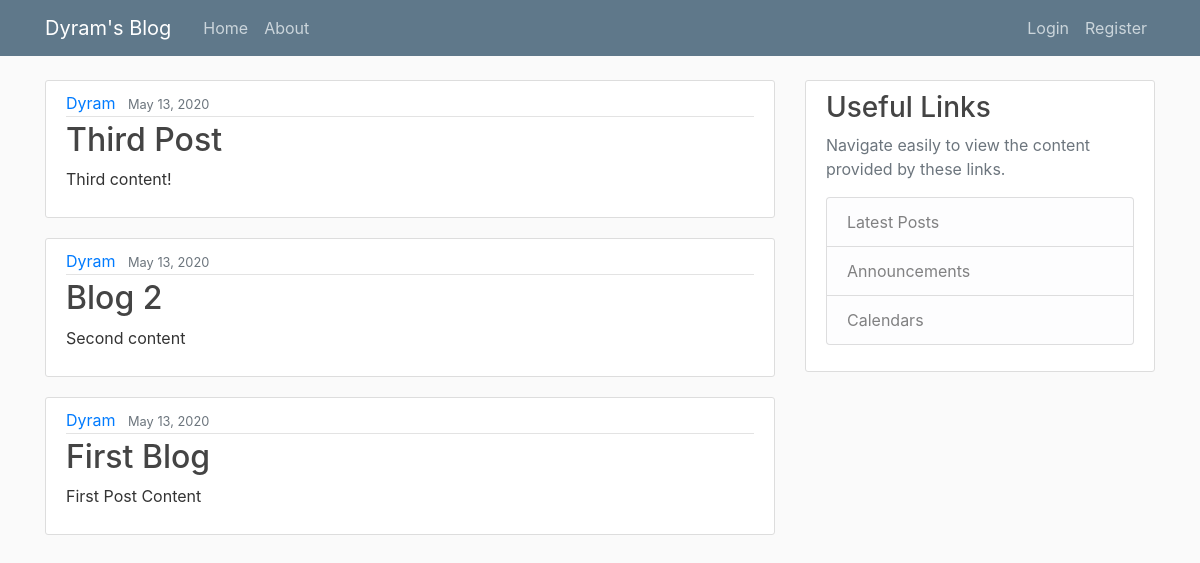
The app's page /, older data.
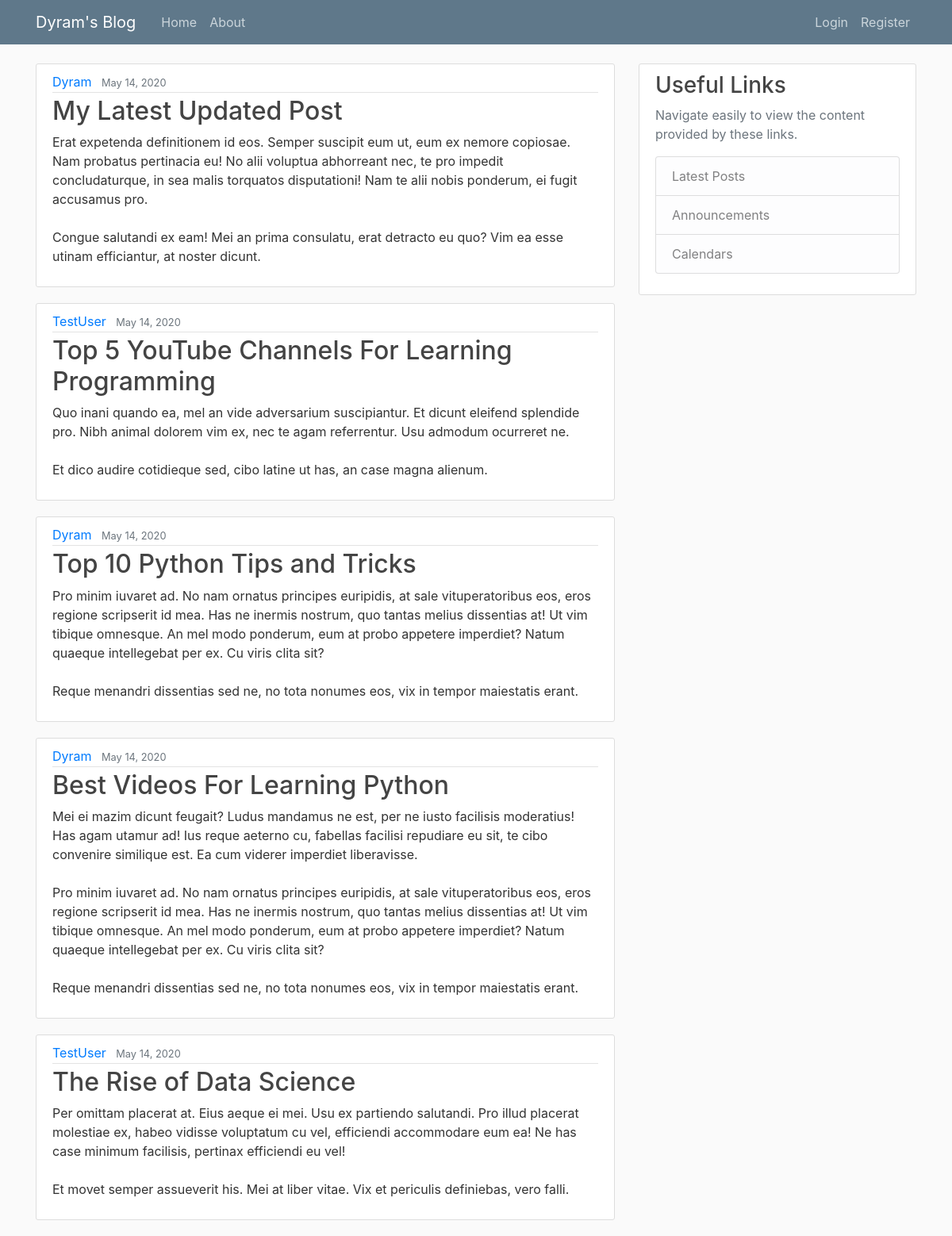
The same page, newer data.
### blog/models.py (models this page shows, shortened)
class Post(models.Model):
    title = models.CharField(max_length=100)
    content = models.TextField()
    date_posted = models.DateTimeField(default=timezone.now)
    author = models.ForeignKey(User, on_delete=models.CASCADE)

### blog/views.py (the view)
# urls.py: path('', PostListView.as_view(), name='blog-home'),
class PostListView(ListView):
    model = Post
    template_name = 'blog/home.html'
    context_object_name = 'posts'
    ordering = ['-date_posted']
    paginate_by = 5

### blog/templates/blog/home.html
{% extends "blog/base.html"%} {%block content%} {% for post in posts %}
<article class="media content-section">
  <div class="media-body">
    <div class="article-metadata">
      <a class="mr-2" href="#">{{ post.author }}</a>
      <small class="text-muted">{{ post.date_posted | date:"F d, Y" }}</small>
    </div>
    <h2><a class="article-title" href="#">{{ post.title }}</a></h2>
    <p class="article-content">{{ post.content }}</p>
  </div>
</article>
{%endfor%} {%endblock content%}

Row changes from the older to the newer data that the page shows:
no longer on this page (row unchanged): Post: author "Dyram", date_posted "May 13, 2020", title "Third Post", content "Third content!"
no longer on this page (row unchanged): Post: author "Dyram", date_posted "May 13, 2020", title "Blog 2", content "Second content"
no longer on this page (row unchanged): Post: author "Dyram", date_posted "May 13, 2020", title "First Blog", content "First Post Content"
added Post: author "Dyram", date_posted "May 14, 2020", title "My Latest Updated Post", content "Erat expetenda definitionem id eos. Semper suscipit eum ut, eum ex nemore copiosae. Nam probatus pertinacia eu! No alii voluptua abhorreant nec, te pro impedit concludaturque, in sea malis torquatos disputationi! Nam te alii nobis ponderum, ei fugit accusamus pro. Congue salutandi ex eam! Mei an prima consulatu, erat detracto eu quo? Vim ea esse utinam efficiantur, at noster dicunt."
added Post: author "TestUser", date_posted "May 14, 2020", title "Top 5 YouTube Channels For Learning Programming", content "Quo inani quando ea, mel an vide adversarium suscipiantur. Et dicunt eleifend splendide pro. Nibh animal dolorem vim ex, nec te agam referrentur. Usu admodum ocurreret ne. Et dico audire cotidieque sed, cibo latine ut has, an case magna alienum."
added Post: author "Dyram", date_posted "May 14, 2020", title "Top 10 Python Tips and Tricks", content "Pro minim iuvaret ad. No nam ornatus principes euripidis, at sale vituperatoribus eos, eros regione scripserit id mea. Has ne inermis nostrum, quo tantas melius dissentias at! Ut vim tibique omnesque. An mel modo ponderum, eum at probo appetere imperdiet? Natum quaeque intellegebat per ex. Cu viris clita sit? Reque menandri dissentias sed ne, no tota nonumes eos, vix in tempor maiestatis erant."
added Post: author "Dyram", date_posted "May 14, 2020", title "Best Videos For Learning Python", content "Mei ei mazim dicunt feugait? Ludus mandamus ne est, per ne iusto facilisis moderatius! Has agam utamur ad! Ius reque aeterno cu, fabellas facilisi repudiare eu sit, te cibo convenire similique est. Ea cum viderer imperdiet liberavisse. Pro minim iuvaret ad. No nam ornatus principes euripidis, at sale vituperatoribus eos, eros regione scripserit id mea. Has ne inermis nostrum, quo tantas melius dissentias at! Ut vim tibique omnesque. An mel modo ponderum, eum at probo appetere imperdiet? Natum quaeque intellegebat per ex. Cu viris clita sit? Reque menandri dissentias sed ne, no tota nonumes eos, vix in tempor maiestatis erant."
added Post: author "TestUser", date_posted "May 14, 2020", title "The Rise of Data Science", content "Per omittam placerat at. Eius aeque ei mei. Usu ex partiendo salutandi. Pro illud placerat molestiae ex, habeo vidisse voluptatum cu vel, efficiendi accommodare eum ea! Ne has case minimum facilisis, pertinax efficiendi eu vel! Et movet semper assueverit his. Mei at liber vitae. Vix et periculis definiebas, vero falli."
